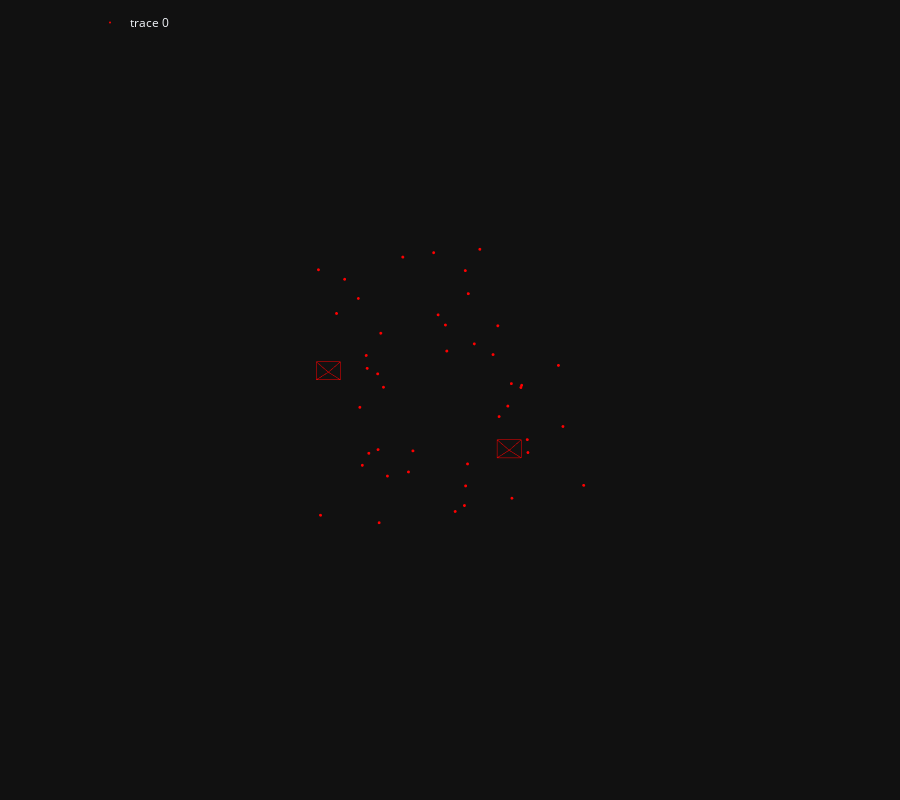

The notebook cell saved with this chart:
### Code cell
fig = viz_3d.init_figure()
viz_3d.plot_reconstruction(
    fig, rec_gt, min_track_length=0, color="rgb(255,0,0)", points_rgb=False
)
fig.show()

### Figure 1 — Plotly figure (JSON) as saved in the notebook; plotly's stock layout.template omitted (floating-point values rounded to 4 significant figures)
{"data": [{"marker": {"color": "rgb(255,0,0)", "line": {"width": 0}, "size": 1}, "mode": "markers", "type": "scatter3d", "x": [-0.2818, 0.3899, -0.4183, -0.3186, -0.4793, 0.08152, -0.04204, -0.5813, -0.8528, -0.08944, 0.8559, 0.08719, -0.6072, 0.2673, 0.4895, 0.4526, -0.4722, 0.3068, 0.6915, -0.5561, 0.0893, 0.3863, -0.4815, 0.1817, 0.2983, -0.1184, -0.7488, 0.02166, 0.1016, -0.5499, -0.4615, 0.7211, -0.444, -0.5972, -0.03283, 0.4935, -0.2528, 0.1456, -0.5388, 0.4479, -0.8661, -0.6963, 0.1066, 0.3632], "y": [0.4534, 0.6828, 0.4822, -0.8707, 0.384, 0.6749, -0.4504, 0.4614, 0.7848, -0.564, 0.5752, -0.8204, -0.6159, -0.2681, 0.3207, -0.03952, 0.8535, 0.1157, -0.244, -0.2241, 0.5606, -0.1191, -0.1698, -0.952, -0.443, -0.9402, -0.5855, 0.7859, 0.4163, -0.187, -0.4164, 0.1725, -0.09076, 0.02807, -0.2756, 0.3822, 0.3363, -0.3484, 0.383, -0.04982, -0.8549, -0.7998, -0.6244, 0.08204], "z": [2.279, 3.454, 2.316, 3.728, 3.791, 2.34, 3.304, 3.302, 3.28, 2.354, 2.97, 2.978, 3.451, 3.106, 3.828, 3.684, 3.678, 2.723, 2.184, 3.873, 2.613, 2.314, 2.567, 3.118, 3.353, 2.914, 2.103, 3.793, 2.582, 2.938, 2.915, 2.567, 2.411, 2.174, 3.415, 3.378, 2.68, 2.89, 3.301, 3.193, 2.398, 2.259, 3.904, 3.414]}, {"hovertemplate": "Image(image_id=1, camera_id=0, name=\"1\", triangulated=50/50)", "legendgroup": "1", "line": {"color": "rgb(255,0,0)", "width": 1}, "mode": "lines", "name": "1", "showlegend": false, "type": "scatter3d", "x": [-0.8014, -0.8795, -0.7233, -0.8014, -0.7233, -0.7233, -0.8014, -0.7233, -0.8795, -0.8014, -0.8795, -0.8795], "y": [-0.3376, -0.3962, -0.3962, -0.3376, -0.3962, -0.279, -0.3376, -0.279, -0.279, -0.3376, -0.279, -0.3962], "z": [-0.5777, -0.3902, -0.3902, -0.5777, -0.3902, -0.3902, -0.5777, -0.3902, -0.3902, -0.5777, -0.3902, -0.3902]}, {"hovertemplate": "Image(image_id=0, camera_id=0, name=\"0\", triangulated=50/50)", "legendgroup": "0", "line": {"color": "rgb(255,0,0)", "width": 1}, "mode": "lines", "name": "0", "showlegend": false, "type": "scatter3d", "x": [0.3724, 0.2942, 0.4505, 0.3724, 0.4505, 0.4505, 0.3724, 0.4505, 0.2942, 0.3724, 0.2942, 0.2942], "y": [0.1608, 0.1022, 0.1022, 0.1608, 0.1022, 0.2194, 0.1608, 0.2194, 0.2194, 0.1608, 0.2194, 0.1022], "z": [-0.7544, -0.5669, -0.5669, -0.7544, -0.5669, -0.5669, -0.7544, -0.5669, -0.5669, -0.7544, -0.5669, -0.5669]}], "layout": {"height": 800, "legend": {"orientation": "h", "x": 0.1, "xanchor": "left", "y": 0.99, "yanchor": "top"}, "margin": {"b": 0, "l": 0, "pad": 0, "r": 0, "t": 0}, "scene": {"aspectmode": "data", "camera": {"eye": {"x": 0, "y": -0.1, "z": -2}, "projection": {"type": "orthographic"}, "up": {"x": 0, "y": -1, "z": 0}}, "dragmode": "orbit", "xaxis": {"autorange": true, "showbackground": false, "showgrid": false, "showline": false, "showticklabels": true, "visible": false}, "yaxis": {"autorange": true, "showbackground": false, "showgrid": false, "showline": false, "showticklabels": true, "visible": false}, "zaxis": {"autorange": true, "showbackground": false, "showgrid": false, "showline": false, "showticklabels": true, "visible": false}}}}
